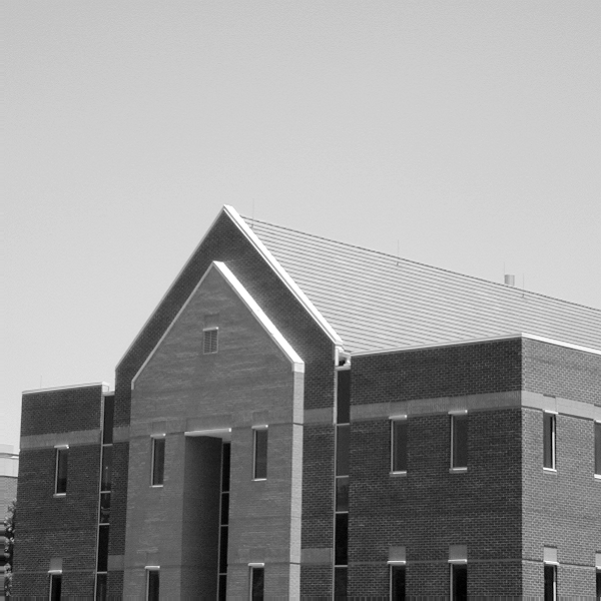
%> input picture week_13/img/building.tif, 601 x 601 px
$ octave line_segment.m   (GNU Octave 9; MATLAB toolbox functions it lacks are replaced by stand-ins)
%> lines starting %> are read from the running program, lines starting %| are printed output that depends on the picture; in (x1, y1, x2, y2) boxes, pixels count from 0 and x2, y2 are one past the last pixel; in counts of white or black regions, pixels touching at a corner belong together; the program's own positions count from 1
%
% line_segment.m
%

clear all;
close all;
clc;

f = imread('img/building.tif');
%> f is the input picture: size 601x601 uint8; min 0, max 255, mean 152.8

g_canny_best = edge(f, 'canny', [0.04 0.10], 1.5);
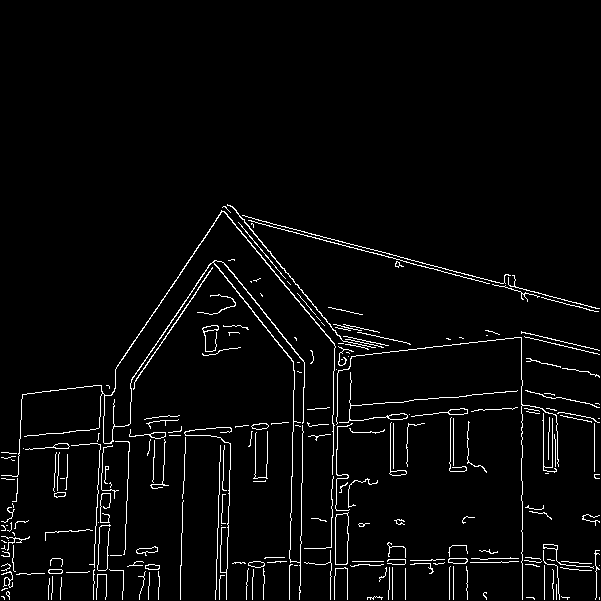
%> g_canny_best: size 601x601 logical; 3.3% white in thin lines or dots, all inside (x1, y1, x2, y2) = (1, 204, 600, 600)
figure(1); imshow(g_canny_best);

[H, theta, rho] = hough(g_canny_best, 'RhoResolution', 0.5);
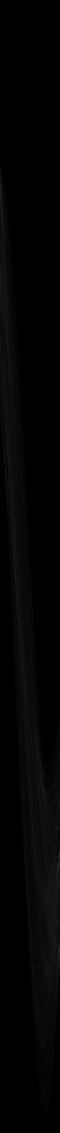
%> H: size 3397x180 double (shown at 1/3 size); min 0, max 151, mean 3.5
%> theta = 180 values from -90 to 89; rho = 3397 values from -849 to 849
figure(2);
imshow(H, [], 'XData', theta, 'YData', rho);
axis on, axis normal;
xlabel('\theta'), ylabel('\rho');

peak = houghpeaks(H, 15);
%> peak = 14 rows, first 12: [2743 91; 575 1; 2319 92; 1404 16; 2379 92; 2303 125; 829 1; 2605 91; 2568 176; 1769 51; 2785 91; 2178 93]
hold on;
plot(theta(peak(:,2)), rho(peak(:,1)), 's', 'color', 'w');
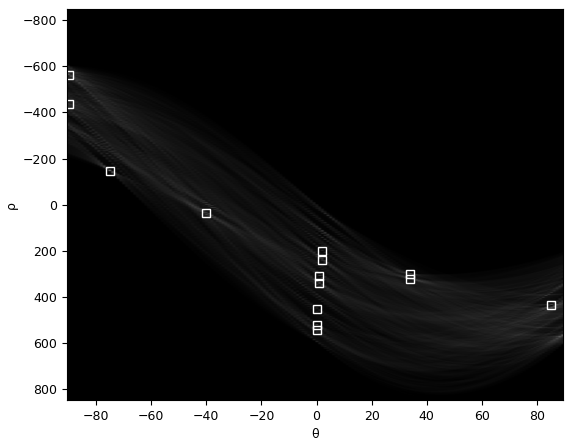
%> figure redrawn from the program's plot data

lines = houghlines(g_canny_best, theta, rho, peak);
%> lines = 14 lines; longest, point1 to point2 (x, y): (222, 213) to (495, 286), (224, 212) to (351, 364), (116, 371) to (223, 212), (526, 391) to (360, 406), (445, 563) to (596, 563), (136, 382) to (215, 265)
figure(3); imshow(g_canny_best), hold on;

for k = 1:length(lines)
    xy = [lines(k).point1; lines(k).point2];
    plot(xy(:, 2), xy(:, 1), 'LineWidth', 4, 'color', [.6 .6 .6]);
end
%> this loop made 14 passes
%> xy on passes 1 to 12: [523 381; 523 458], [523 482; 523 600], [217 563; 348 563], [445 563; 596 563], [222 213; 495 286], [116 371; 223 212], [99 436; 211 436], [293 436; 338 436], [454 398; 454 472], [454 546; 454 600], [526 391; 360 406], [224 212; 351 364]
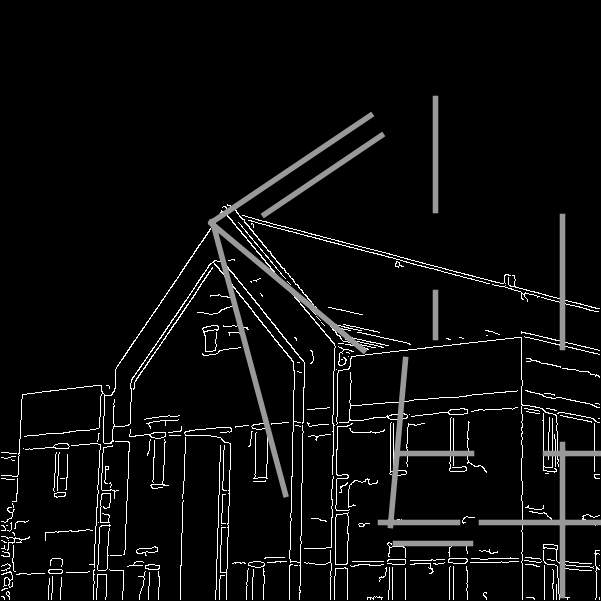
%> figure redrawn from the program's plot data
